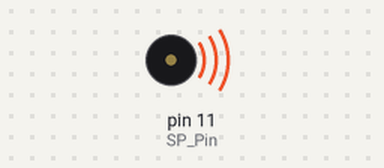
The sketch below on a simulated Arduino Uno, built with avr-gcc and run on an emulated ATmega328P. Shown: buzzer (waves = sounding).

Above: at 0.15 s.
At 2.9 s:
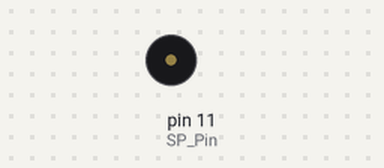
Timing chart, 0 to 14.2 s (numbered marks = the images above):
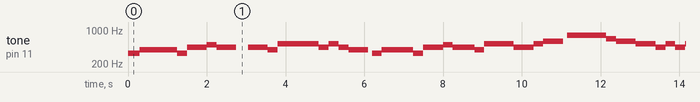

Measured:
- by itself, tone on pin 11 (SP_Pin): plays 329 Hz for 0.30 s, 392 Hz for 0.95 s, 329 Hz for 0.25 s, 440 Hz for 0.50 s, 493 Hz for 0.25 s, 440 Hz for 0.50 s … (286 notes in this stretch)

The sketch:

lab01.ino
```cpp
const byte SP_Pin = 11;

#define Do 261
#define re 294
#define mi 329
#define fa 349
#define so 392
#define la 440
#define si 493
#define do2 523
#define re2 587
#define mi2 659
#define fa2 698
#define so2 784
#define la2 880
#define si2 988
void setup()
{
  pinMode(SP_Pin,OUTPUT);
}
void loop()
{
  tone(SP_Pin,mi,500);
  delay(300);
  tone(SP_Pin,so,500);
  delay(300);
  tone(SP_Pin,so,500);
  delay(400);
  tone(SP_Pin,so,500);
  delay(250);
  tone(SP_Pin,mi,500);
  delay(250);
  tone(SP_Pin,la,500);
  delay(250);
  tone(SP_Pin,la,500);
  delay(250);
  tone(SP_Pin,si,500);
  delay(250);
  tone(SP_Pin,la,500);
  delay(800);
  tone(SP_Pin,la,500);
  delay(250);
  tone(SP_Pin,la,500);
  delay(250);
  tone(SP_Pin,so,500);
  delay(250);
  tone(SP_Pin,do2,500);
  delay(250);
  tone(SP_Pin,do2,500);
  delay(300);
  tone(SP_Pin,do2,500);
  delay(250);
  tone(SP_Pin,do2,500);
  delay(250);
  tone(SP_Pin,la,500);
  delay(250);
  tone(SP_Pin,do2,500);
  delay(250);
  tone(SP_Pin,la,500);
  delay(250);
  tone(SP_Pin,so,500);
  delay(600);

  tone(SP_Pin,mi,500);
  delay(250);
  tone(SP_Pin,so,500);
  delay(250);
  tone(SP_Pin,so,300);
  delay(300);
  tone(SP_Pin,so,500);
  delay(250);
  tone(SP_Pin,mi,500);
  delay(250);
  tone(SP_Pin,la,500);
  delay(250);
  tone(SP_Pin,la,500);
  delay(250);
  tone(SP_Pin,si,500);
  delay(250);
  tone(SP_Pin,la,500);
  delay(300);
  tone(SP_Pin,la,500);
  delay(250);
  tone(SP_Pin,so,500);
  delay(250);
  tone(SP_Pin,do2,500);
  delay(250);
  tone(SP_Pin,do2,500);
  delay(250);
  tone(SP_Pin,do2,500);
  delay(250);
  tone(SP_Pin,la,500);
  delay(250);
  tone(SP_Pin,la,500);
  delay(250);
  tone(SP_Pin,do2,500);
  delay(250);
  tone(SP_Pin,re2,500);
  delay(600);


  tone(SP_Pin,so2,500);
  delay(250);
  tone(SP_Pin,so2,500);
  delay(250);
  tone(SP_Pin,so2,500);
  delay(250);
  tone(SP_Pin,so2,500);
  delay(250);
  tone(SP_Pin,mi2,500);
  delay(250);
  tone(SP_Pin,re2,500);
  delay(500);
  tone(SP_Pin,do2,500);
  delay(250);
  tone(SP_Pin,do2,500);
  delay(250);
  tone(SP_Pin,la,500);
  delay(250);
  tone(SP_Pin,do2,500);
  delay(250);
  tone(SP_Pin,la,500);
  delay(250);
  tone(SP_Pin,do2,500);
  delay(250);
  tone(SP_Pin,re2,500);
  delay(250);
  tone(SP_Pin,re2,500);
  delay(250);
  tone(SP_Pin,re2,500);
  delay(500);
  tone(SP_Pin,re2,500);
  delay(250);
  tone(SP_Pin,do2,500);
  delay(250);
  tone(SP_Pin,mi2,500);
  delay(250);
  tone(SP_Pin,re2,500);
  delay(250);

  tone(SP_Pin,mi2,500);
  delay(250);
  tone(SP_Pin,mi2,500);
  delay(250);
  tone(SP_Pin,mi2,500);
  delay(250);
  tone(SP_Pin,mi2,500);
  delay(250);
  tone(SP_Pin,re2,500);
  delay(250);
  tone(SP_Pin,do2,500);
  delay(500);
  tone(SP_Pin,do2,500);
  delay(250);
  tone(SP_Pin,do2,500);
  delay(250);
  tone(SP_Pin,re2,500);
  delay(250);
  tone(SP_Pin,do2,500);
  delay(250);
  tone(SP_Pin,la,500);
  delay(250);
  tone(SP_Pin,so,500);
  delay(250);
  tone(SP_Pin,so,500);
  delay(250);
  tone(SP_Pin,so,500);
  delay(250);
  tone(SP_Pin,la,500);
  delay(500);
  tone(SP_Pin,so,500);
  delay(250);
  tone(SP_Pin,re2,500);
  delay(250);
  tone(SP_Pin,mi2,500);
  delay(250);
  tone(SP_Pin,do2,500);
  delay(400);
}
```
